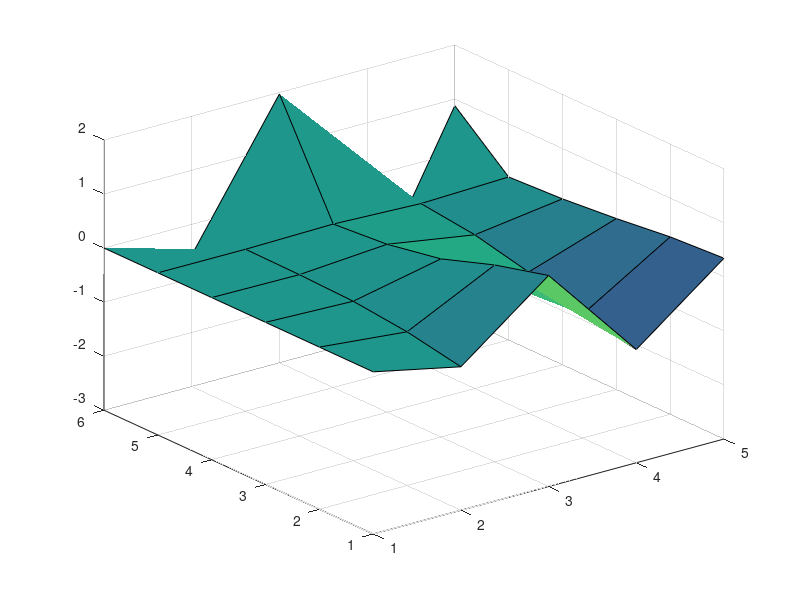

The MATLAB script that drew this image:
function a = currentEstimation

n = input('Enter the grid size: ');

%k = 100

%for n = k:k+300
a = zeros(n+1,n);  % Preallocate matrix
%b = zeros(n,n);
sum =0;
for i = 0:n-1
    for j = 0:n-1
        if((i == 0)&&(j == 0))
            a(i+1,j+1) = 0;
        else
            a(i+1,j+1)=(-1)^(j)*(cos(i*pi/(2*n))*sin(j*pi/n)*sin(j*pi/(2*n)))^2/(sin(i*pi/(2*n))^2 + sin(j*pi/(2*n))^2);
            %a(i+1,j+1)=(-1)^(j+1)*(cos(i*pi/(2*n)))^2*sin(j*pi/n)*sin(2*j*pi/n)/(sin(i*pi/(2*n))^2 + sin(j*pi/(2*n))^2);
            %a(i+1,j+1)=(-1)^(j+1)*(sin(j*pi/(2*n)))^2*sin(j*pi/n)*sin(2*j*pi/n)/(sin(i*pi/(2*n))^2 + sin(j*pi/(2*n))^2);
            %sum = sum + (-1)^(j+1)*(cos(i*pi/(2*n))*sin(j*pi/n)*sin(j*pi/(2*n)))^2/(sin(i*pi/(2*n))^2 + sin(j*pi/(2*n))^2);
            %sum = sum + (-1)^(i+j+1)*(sin((i+j)*pi/(2*n))*sin((i-j)*pi/(2*n))*cos(i*pi/(2*n))*cos(j*pi/(2*n)))^2/(sin(i*pi/(2*n))^2 + sin(j*pi/(2*n))^2);
            a(n+1,j+1) = a(n+1,j+1) + a(i+1,j+1);
            sum = sum + a(i+1,j+1);
        end
    end
end

a'
surf(a)
sum

% sum
% for i = 1:n
%     for j = 1:n
%         if(i == 1)
%             b(i,j) = a(i,j);
%         else
%             b(i,j) = b(i-1,j) + a(i,j);
%         end
%     end
% end
% Dec(n-k+1) = sum;
% end
% Dec